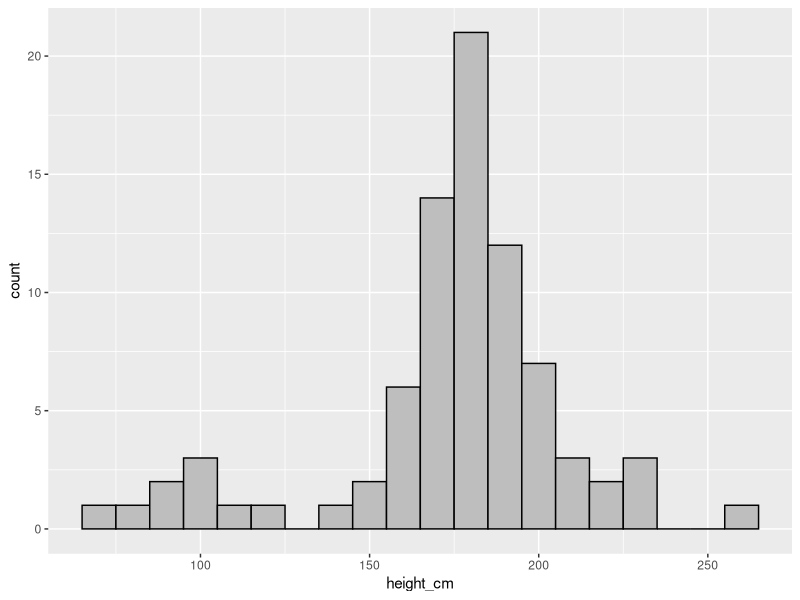
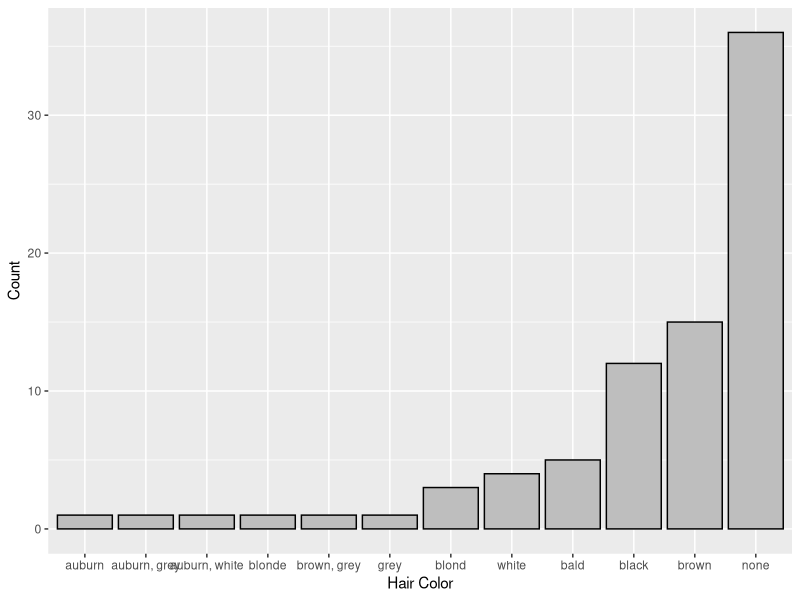
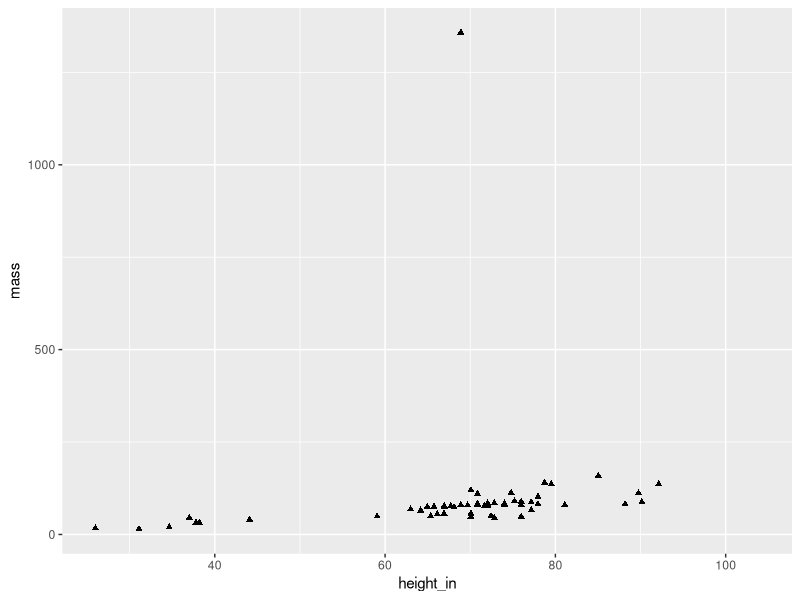

Here is the R script that generated these plots, in order:
library(tidyverse)
library(dplyr)
library(tibble)
starwars <- dplyr::starwars

sw.wrangled <- starwars %>%
  separate(name, into = c("first_name", "last_name"), sep = " ") %>%
  mutate(height_in = height * 0.393701, height_cm = height, hair = hair_color, brown_hair = hair_color == "brown") %>%
  select(-hair_color) %>%
  mutate(gender = case_when(
    gender == "masculine" ~ "m",
    gender == "feminine" ~ "f",
    TRUE ~ gender  )) %>%
  mutate(across(c(mass, hair, gender, homeworld), factor)) %>%
  select(first_name, last_name, height_in, height_cm, mass, hair, gender, species, homeworld, brown_hair)
  
sw.wrangled

# Am I using the right built-in starwars dataset?
# How do I import the the goal df to my data repo for comparison?


# HW 11

library(ggplot2)
library(dplyr)

starwars_data <- read.csv('sw-wrangled.csv')

# Histogram of the height_cm column
ggplot(starwars_data, aes(x = height_cm)) +
  geom_histogram(binwidth = 10, fill = "grey", color = "black") +
  labs(x = "height_cm", y = "count")


# Histogram of hair colors sorted
library(ggplot2)
library(dplyr)

# Histogram of hair color sorted
starwars_data <- starwars_data %>% 
  filter(!is.na(hair)) 
starwars_data %>%
  count(hair) %>% 
  mutate(sorted_hair = reorder(hair, n)) %>%
  ggplot(aes(x = sorted_hair, y = n)) +
  geom_bar(stat = "identity", fill = "grey", color = "black") +
  labs(x = "Hair Color", y = "Count")

# Scatter plot of mass vs. height_in
ggplot(starwars_data, aes(x = height_in, y = mass)) +
  geom_point(shape = 17) +  # shape 17 is a filled triangle
  labs(x = "height_in", y = "mass", ylim = c(0,50))

# The outlier (1358) ? How should I manage it?